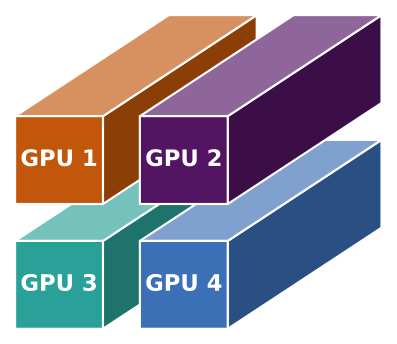

Recreate this plot in Python.
#!/usr/bin/env python3
# ENV: shared
"""
The simulation box cut into pencils, one per GPU, for the slide "Distributing the simulation": the
picture a reader needs before the word "distributed" means anything. Four pencils, drawn as solid
prisms in an oblique projection and pulled slightly apart, one deck colour each, labelled GPU 1 to 4
on their front faces. The transpositions, the distributed FFT and the halo exchange themselves are on
backup slides.

Output (this directory): pencils.svg
"""

import sys
from pathlib import Path

import numpy as np

HERE = Path(__file__).resolve().parent

ROOT = next(p for p in HERE.parents if (p / "_common.py").exists())
sys.path.insert(0, str(ROOT))
from _common import BLUE, KW, KW2, TEAL, skip_if_built, slide_style

OUT = "pencils.svg"
skip_if_built(HERE, OUT)

slide_style(scale=1.2)
import matplotlib.pyplot as plt
from matplotlib.colors import to_rgb
from matplotlib.patches import Polygon

S, GAP = 1.0, 0.42                  # side of a pencil's square end, gap between pencils
DEPTH = np.array([1.75, 1.15])      # the long axis of the pencils, in the oblique projection
# (column, row) of each pencil's front face, drawn so that nearer faces cover farther ones
PENCILS = [((0, 0), "GPU 3", TEAL), ((1, 0), "GPU 4", BLUE),
           ((0, 1), "GPU 1", KW), ((1, 1), "GPU 2", KW2)]


def shade(c, f):
    c = np.array(to_rgb(c))
    return tuple(c + (1 - c) * f) if f > 0 else tuple(c * (1 + f))


def prism(ax, x0, y0, c):
    front = [(x0, y0), (x0 + S, y0), (x0 + S, y0 + S), (x0, y0 + S)]
    top = [(x0, y0 + S), (x0 + S, y0 + S), tuple(np.r_[x0 + S, y0 + S] + DEPTH),
           tuple(np.r_[x0, y0 + S] + DEPTH)]
    side = [(x0 + S, y0), tuple(np.r_[x0 + S, y0] + DEPTH), tuple(np.r_[x0 + S, y0 + S] + DEPTH),
            (x0 + S, y0 + S)]
    for pts, f in ((side, -0.28), (top, 0.35), (front, 0.0)):
        ax.add_patch(Polygon(pts, closed=True, fc=shade(c, f), ec="white", lw=1.6, joinstyle="round"))


fig, ax = plt.subplots(figsize=(6.2, 4.6))
ax.set_aspect("equal")
ax.axis("off")
for (col, row), lab, c in PENCILS:
    x0, y0 = col * (S + GAP), row * (S + GAP)
    prism(ax, x0, y0, c)
    ax.text(x0 + S / 2, y0 + S / 2, lab, color="white", fontsize=17, fontweight="bold", ha="center",
            va="center")

ax.set_xlim(-0.15, 2 * S + GAP + DEPTH[0] + 0.15)
ax.set_ylim(-0.15, 2 * S + GAP + DEPTH[1] + 0.15)
fig.savefig(HERE / OUT, transparent=True, bbox_inches="tight", pad_inches=0.02)
plt.close(fig)
print(f"wrote {OUT}")
